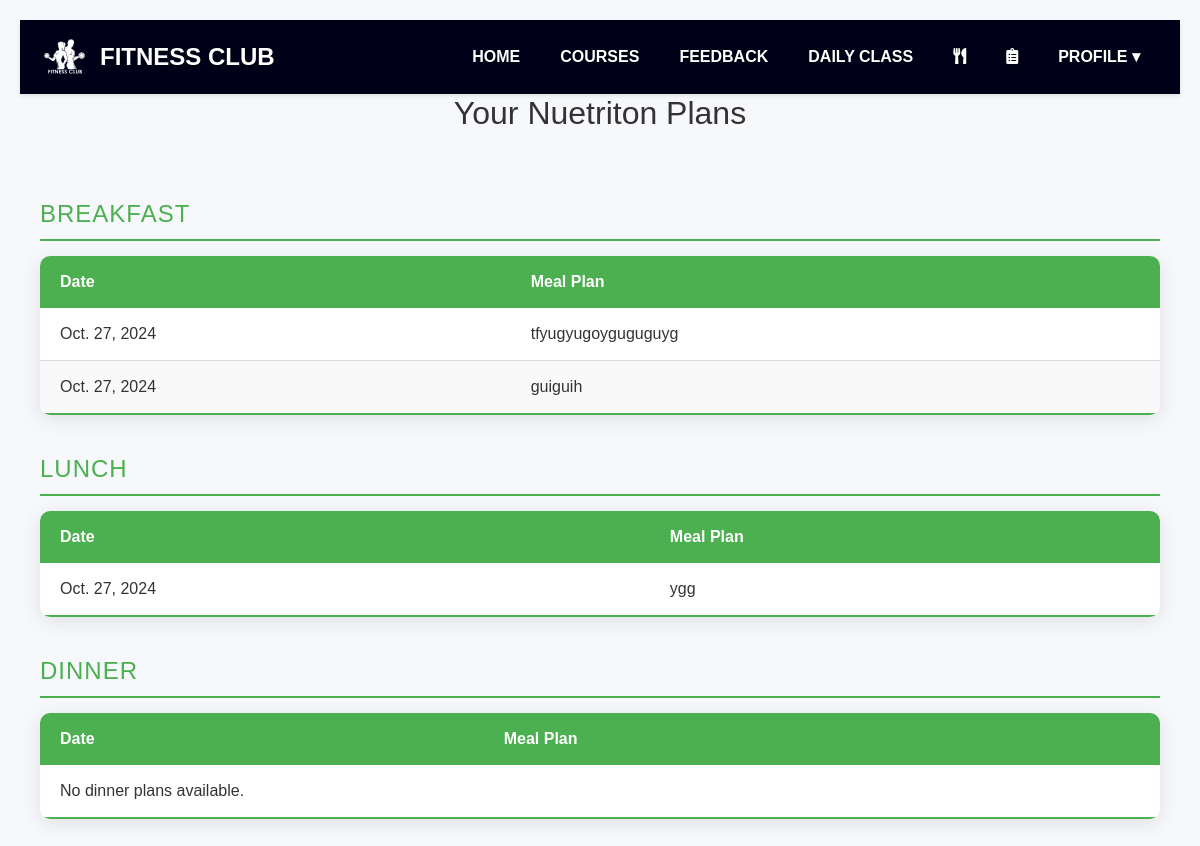
The page /eating-plan/ (signed in) on the database its author committed.
### gymapp/models.py (models this page shows, shortened)
class EatingPlan(models.Model):
    user = models.ForeignKey(User, null=True, on_delete=models.CASCADE)  # Make user nullable
    MEAL_CHOICES = [
        ('Breakfast', 'Breakfast'),
        ('Lunch', 'Lunch'),
        ('Dinner', 'Dinner'),
    ]
    date = models.DateField()
    meal_plan = models.TextField()
    meal_type = models.CharField(max_length=10, choices=MEAL_CHOICES, default='Breakfast')

### gymapp/views.py (the view)
# urls.py: path('eating-plan/',views.eating_plan_view, name='eating_plan'),
def eating_plan_view(request):
    current_user = request.user
    breakfast_plans = EatingPlan.objects.filter(meal_type="Breakfast")
    lunch_plans = EatingPlan.objects.filter(meal_type="Lunch")
    dinner_plans = EatingPlan.objects.filter(meal_type="Dinner")
    context = {
        'breakfast_plans': breakfast_plans,
        'lunch_plans': lunch_plans,
        'dinner_plans': dinner_plans,
    }
    return render(request, 'eating_plan.html', context)

### gymapp/templates/eating_plan.html (shortened to what this page needs)
{% extends 'base.html' %}
{% load static %}
{% block content %}
<h2 style="text-align: center; color: #333; font-family: 'Arial', sans-serif;">Your Nuetriton Plans</h2>
<div class="container">
    <div class="meal-section">
        <h3>Breakfast</h3>
        <table class="styled-table">
            <thead>
                <tr>
                    <th>Date</th>
                    <th>Meal Plan</th>
                </tr>
            </thead>
            <tbody>
                {% for plan in breakfast_plans %}
                    <tr>
                        <td>{{ plan.date }}</td>
                        <td>{{ plan.meal_plan }}</td>
                    </tr>
                {% empty %}
                    <tr>
                        <td colspan="2">No breakfast plans available.</td>
                    </tr>
                {% endfor %}
            </tbody>
        </table>
    </div>
    <div class="meal-section">
        <h3>Lunch</h3>
        <table class="styled-table">
            <thead>
                <tr>
                    <th>Date</th>
                    <th>Meal Plan</th>
                </tr>
            </thead>
            <tbody>
                {% for plan in lunch_plans %}
                    <tr>
                        <td>{{ plan.date }}</td>
                        <td>{{ plan.meal_plan }}</td>
                    </tr>
                {% empty %}
                    <tr>
                        <td colspan="2">No lunch plans available.</td>
                    </tr>
                {% endfor %}
            </tbody>
        </table>
    </div>
    <div class="meal-section">
        <h3>Dinner</h3>
        <table class="styled-table">
            <thead>
                <tr>
                    <th>Date</th>
                    <th>Meal Plan</th>
                </tr>
            </thead>
            <tbody>
                {% for plan in dinner_plans %}
                    <tr>
                        <td>{{ plan.date }}</td>
                        <td>{{ plan.meal_plan }}</td>
                    </tr>
                {% empty %}
                    <tr>
                        <td colspan="2">No dinner plans available.</td>
                    </tr>
                {% endfor %}
            </tbody>
        </table>
    </div>
</div>
{% endblock %}

### gymapp/templates/base.html (style rules this page uses)
body { font-family: 'Arial', sans-serif; margin: 0; padding: 0; background-color: #f4f4f4; overflow-x: hidden; }

### gymapp/templates/eating_plan.html (style rules this page uses)
body { font-family: Arial, sans-serif; background-color: #f7f8fc; color: #333; margin: 0; padding: 20px; }
.container { max-width: 1200px; margin: 0 auto; padding: 20px; }
.styled-table { width: 100%; border-collapse: collapse; font-size: 1rem; background-color: #fff; box-shadow: 0 4px 20px rgba(0, 0, 0, 0.1); border-radius: 10px; overflow: hidden; margin-bottom: 40px; }
.styled-table thead tr { background-color: #4CAF50; color: #ffffff; font-weight: bold; }
.styled-table th, .styled-table td { padding: 14px 20px; text-align: left; }
.styled-table tbody tr { border-bottom: 1px solid #dddddd; transition: background-color 0.3s ease; }
.styled-table tbody tr:nth-of-type(even) { background-color: #f9f9f9; }
.styled-table tbody tr:last-of-type { border-bottom: 2px solid #4CAF50; }
.meal-section { margin-top: 40px; }
.meal-section h3 { color: #4CAF50; font-size: 1.5rem; margin-bottom: 15px; font-weight: normal; text-transform: uppercase; letter-spacing: 1px; padding-bottom: 10px; border-bottom: 2px solid #4CAF50; }

### rows shown on the page
EatingPlan: date "Oct. 27, 2024", meal_plan "tfyugyugoyguguguyg"
EatingPlan: date "Oct. 27, 2024", meal_plan "guiguih"
EatingPlan: date "Oct. 27, 2024", meal_plan "ygg"
